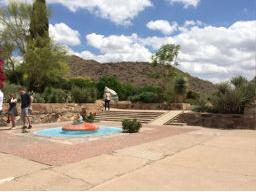
#> input picture images/scottsdale/1.jpg, 256 x 192 px; its folder holds 3 pictures in this run
$ python image_stitching_simple.py
#> lines starting #> are read from the running program, lines starting #| are printed output that depends on the picture
#请注意我们已经成功执行图像拼接！
# 但那些全景周围的黑色区域呢？那些是什么？
# 这些区域来自执行构建全景图所需的视角warps。
# 有一种方法可以摆脱它们……但我们需要在下一节中实现一些额外的逻辑

# 导入必要的packages
from imutils import paths
import numpy as np
import argparse
import imutils
import cv2

# 构建参数编译器和需要编译的参数
ap = argparse.ArgumentParser()
ap.add_argument("-i","--images",type=str, default='images/scottsdale',
                help="path to input directory of images to stitch")
ap.add_argument("-o","--output",type=str, default='output1.png',
                help="path to the output image")
args = vars(ap.parse_args())


# 获取输入图像的地址并初始化我们的图片列表
print("[INFO] loading images...")
testpath = args["images"]
test = paths.list_images(testpath)
test2 = list(test)
imagePaths = sorted(list(paths.list_images(args["images"])))
# [6 lines of commented-out code are left out]
img1 = cv2.imread('images/scottsdale/1.jpg')
#> img1 is the input picture: shape (192, 256, 3); mean B, G, R 140.5, 152.8, 162.8
img2 = cv2.imread('images/scottsdale/2.jpg')
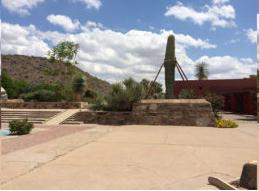
#> input picture images/scottsdale/2.jpg, 259 x 191 px
#> img2 is the input picture: shape (191, 259, 3); mean B, G, R 146.1, 151.6, 160.1
# 初始化OpenCV的图片拼接对象并且然后执行图像拼接
print("[INFO] stitching images...")
# stitcher = cv2.createStitcher(False) # 如果OpenCV为3.x版本
stitcher = cv2.Stitcher_create() # 如果OpenCV为4.x 版本
(status, stitched) = stitcher.stitch((img1,img2))
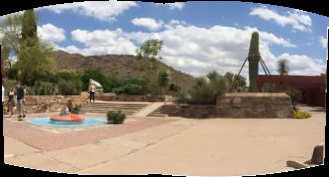
#> stitched: shape (177, 329, 3); mean B, G, R 131.1, 140.2, 148.6
#> status = 0

# 如果status是0，那么OpenCV成功实现了图像拼接
if status == 0:
    # 将拼接后的图片写入硬盘
    cv2.imwrite(args["output"], stitched)

    # 展示拼接好的图片到屏幕上
    cv2.imshow("Stitched", stitched)
    cv2.waitKey(0)

# 否则拼接失败，可能由于被检测的关键点不足、
else:
    print("[INFO] image stitching failed ({})".format(status))
